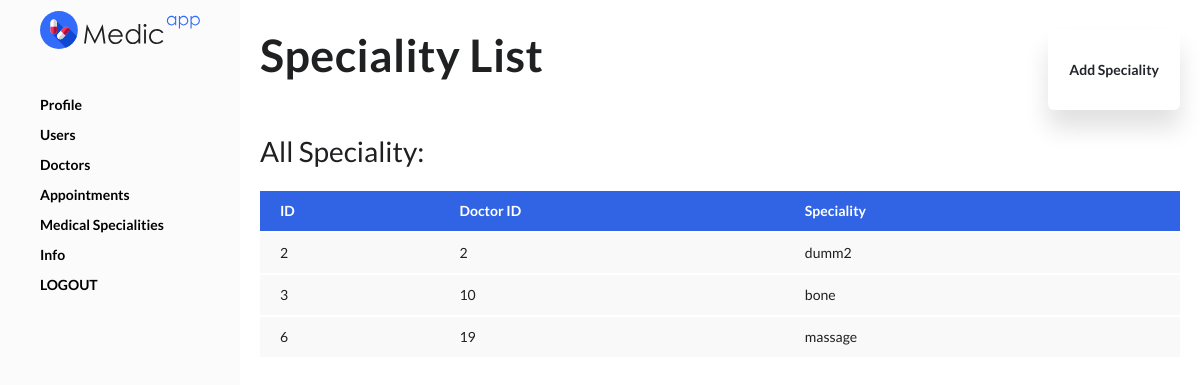
The app's page /admin/medicalsp.php (signed in) with its own data.
### tables this page shows
CREATE TABLE `medical_specialty` (
  `id` int(30) NOT NULL,
  `fk_UID` int(30) NOT NULL,
  `specialty` text NOT NULL
);

### include/DB_manage.php (called while the page is built, shortened)
<?php
class DB_Manage {
    public $db;
    function __construct() {
        require_once 'DB_Connect.php';
        $db = new Db_Connect();
         $this->db = $db->connect();
    }
										public function getsp(){
											$stmt1 = $this->db->prepare("SELECT * FROM `medical_specialty`");
												if ($stmt1->execute()) {
													$order1 = $stmt1->get_result()->fetch_all(MYSQLI_ASSOC);
													return $order1;
												}
													 else {return false;}
											}
}
?>

### include/DB_Connect.php (called while the page is built, shortened)
<?php
class DB_Connect {
    public function connect() {
        $this->conn = new mysqli(DB_HOST, DB_USER, DB_PASSWORD, DB_DATABASE);
        mysqli_set_charset( $this->conn,'utf8');
        return $this->conn;
    }
}
?>

### admin/medicalsp.php (the view, shortened to what this page needs)
<?php
require_once dirname(__FILE__, 2) . '/include/DB_Manage.php';
$mng = new DB_Manage();
    ?>
<!doctype html>
<html lang="en">
<head><base href="../">
    <link rel="stylesheet" href="assets/css/bootstrap/bootstrap.css">
    <link rel="stylesheet" href="assets/css/icofont.min.css">
    <link rel="stylesheet" href="assets/css/simple-line-icons.css">
    <link rel="stylesheet" href="assets/css/jquery.typeahead.css">
    <link rel="stylesheet" href="assets/css/datatables.min.css">
    <link rel="stylesheet" href="assets/css/bootstrap-select.min.css">
    <link rel="stylesheet" href="assets/css/Chart.min.css">
    <link rel="stylesheet" href="assets/css/morris.css">
    <link rel="stylesheet" href="assets/css/leaflet.css">
    <link rel="stylesheet" href="assets/css/style.css">
</head>
<body class="vertical-layout boxed">
    <div class="page-box">
        <div class="app-container">
<?php include("layout/side.php"); ?>
            <main class="main-content">
                <div class="main-content-wrap">
                    <header class="page-header">
                        <h1 class="page-title">Speciality List</h1>
                        <button type="button" id="adduser" class="btn " >Add Speciality</button>
                    </header>
                    <div class="page-content">
                        <div class="card mb-0 mt-4">
                            <div class="card-header">All Speciality: </div>
                            <div class="card-body">
                                <div class="table-responsive">
                                    <table id="mytable" class="table table-hover">
                                        <thead>
                                            <tr class="bg-primary text-white">
                                                <th scope="col" >ID</th>
                                                <th scope="col">Doctor ID</th>
                                                <th scope="col">Speciality</th>
                                            </tr>
                                        </thead>
                                        <tbody>
<?php
$order1=$mng->getsp();
foreach($order1 as $row) {
    echo"<tr class='tr'>";
    echo "<td id='".$row['id']."'>".$row['id']."</td>";
    echo "<td  id='".$row['id']."'>".$row['fk_UID']."</td>";
    echo "<td  id='".$row['id']."'>".$row['specialty']."</td>";
    echo"</tr>";
}
                                                ?>
                                        </tbody>
                                    </table>
                                </div>
                            </div>
                        </div>
                    </div>
                </div>
            </main>
        </div>
</body>
</html>

### records on screen
medical_specialty: id "2", fk_UID "2", specialty "dumm2"
medical_specialty: id "3", fk_UID "10", specialty "bone"
medical_specialty: id "6", fk_UID "19", specialty "massage"
